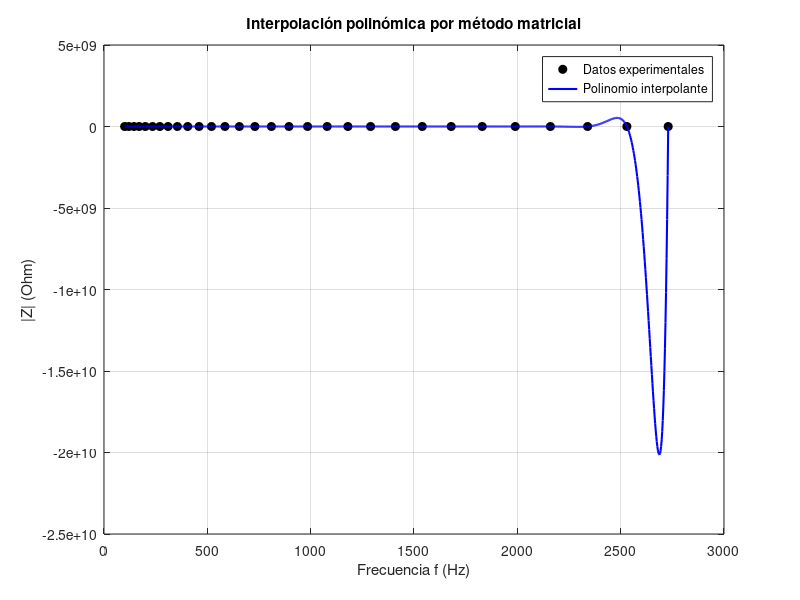

Recreate this plot in MATLAB.
clc;
clear;
close all;

% Datos experimentales
f = [100 120 145 170 200 235 270 310 355 405 ...
    460 520 585 655 730 810 895 985 1080 1180 ...
    1290 1410 1540 1680 1830 1990 2160 2340 2530 2730];

Z = [152.3 149.1 146.8 144.9 142.0 139.5 137.9 136.1 134.8 133.6 ...
    132.7 131.9 131.4 131.1 130.9 131.0 131.3 131.9 132.7 133.8 ...
    135.2 136.9 138.9 141.1 143.5 146.1 149.0 152.2 155.6 159.2];

% Número de datos
n = length(f);

% Normalización para evitar problemas numéricos
x = (f - mean(f)) / std(f);

% Matriz de Vandermonde
A = zeros(n,n);

for i = 1:n
    for j = 1:n
        A(i,j) = x(i)^(j-1);
    end
end

% Coeficientes del polinomio
coef = A\Z';

% Mostrar coeficientes
disp('Coeficientes del polinomio desde a0 hasta a29:');
disp(coef);

% Mostrar polinomio
fprintf('\nPolinomio interpolante:\n');
fprintf('P(x) = ');

for j = 1:n
    if j == 1
        fprintf('%.6e', coef(j));
    else
        fprintf(' + %.6e*x^%d', coef(j), j-1);
    end
end

fprintf('\n\nDonde x = (f - mean(f)) / std(f)\n');

% Evaluar el polinomio
f_graf = linspace(min(f), max(f), 1000);
x_graf = (f_graf - mean(f)) / std(f);

Z_interp = zeros(size(x_graf));

for j = 1:n
    Z_interp = Z_interp + coef(j)*x_graf.^(j-1);
end

% Gráfica
figure;
plot(f,Z,'ko','MarkerFaceColor','k');
hold on;
plot(f_graf,Z_interp,'b','LineWidth',1.5);

grid on;
xlabel('Frecuencia f (Hz)');
ylabel('|Z| (Ohm)');
title('Interpolación polinómica por método matricial');
legend('Datos experimentales','Polinomio interpolante');
